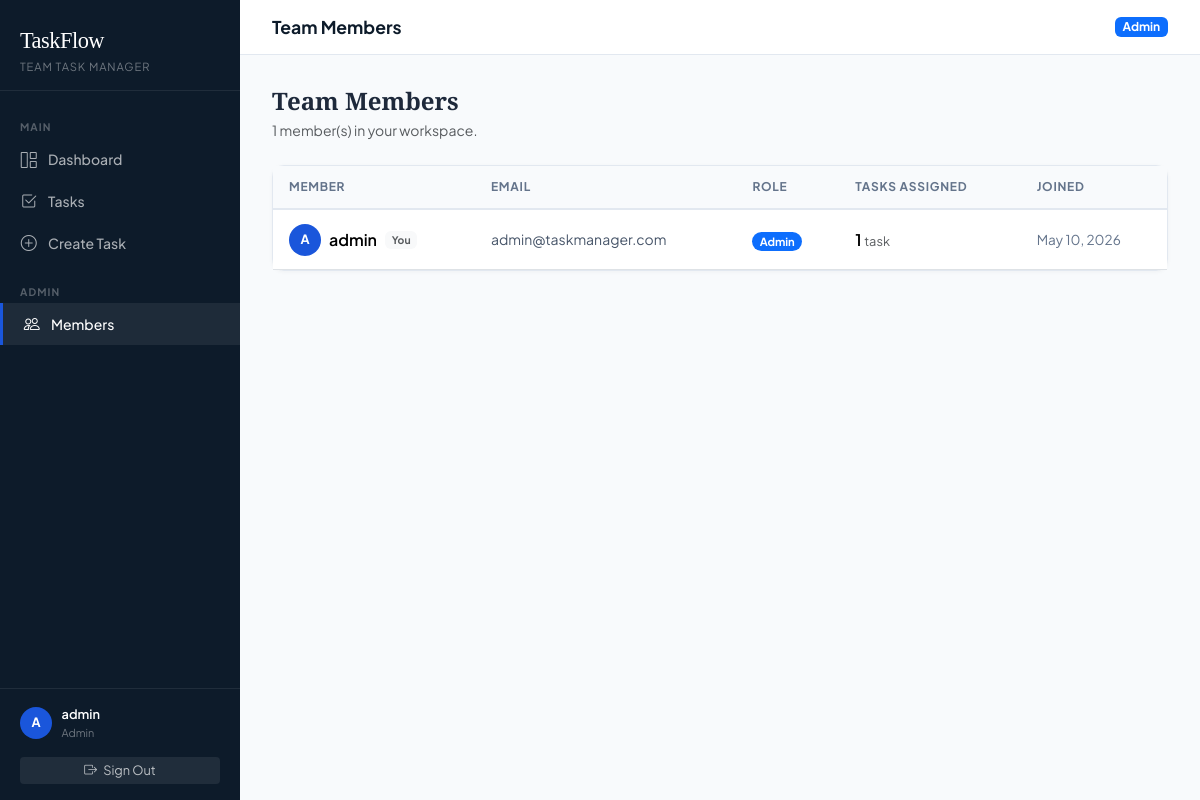
Screenshot of /members (signed in) with the database file from the repository.
### app.py (models this page shows)
class User(UserMixin, db.Model):
    id         = db.Column(db.Integer, primary_key=True)
    username   = db.Column(db.String(80),  unique=True, nullable=False)
    email      = db.Column(db.String(120), unique=True, nullable=False)
    password   = db.Column(db.String(200), nullable=False)
    role       = db.Column(db.String(20),  default='member')   # 'admin' or 'member'
    created_at = db.Column(db.DateTime,    default=datetime.utcnow)
    tasks      = db.relationship('Task', backref='assignee', lazy=True,
                                 foreign_keys='Task.assigned_to')
    @property
    def is_admin(self):
        return self.role == 'admin'

### app.py (the view)
@app.route('/members')
@login_required
def members():
    if not current_user.is_admin:
        flash('Admin access only.', 'danger')
        return redirect(url_for('dashboard'))
    all_members = User.query.order_by(User.created_at.desc()).all()
    return render_template('members.html', members=all_members)

### app.py (called while the page is built)
@login_manager.user_loader
def load_user(user_id):
    return User.query.get(int(user_id))

### templates/members.html (shortened to what this page needs)
{% extends "base.html" %}
{% block page_title %}Team Members{% endblock %}
{% block content %}
<div class="mb-4">
  <h2 class="mb-1 fw-bold" style="font-family:'Instrument Serif',serif;font-size:1.5rem">Team Members</h2>
  <p class="text-muted mb-0" style="font-size:.875rem">{{ members | length }} member(s) in your workspace.</p>
</div>
<div class="card">
  <div class="card-body p-0">
    {% if members %}
    <div class="table-responsive">
      <table class="table table-hover mb-0">
        <thead>
          <tr>
            <th>Member</th>
            <th>Email</th>
            <th>Role</th>
            <th>Tasks Assigned</th>
            <th>Joined</th>
          </tr>
        </thead>
        <tbody>
          {% for member in members %}
          <tr>
            <td>
              <div class="d-flex align-items-center gap-2">
                <div class="user-avatar">{{ member.username[0].upper() }}</div>
                <span class="fw-semibold">{{ member.username }}</span>
                {% if member.id == current_user.id %}
                <span class="badge bg-light text-muted" style="font-size:.65rem">You</span>
                {% endif %}
              </div>
            </td>
            <td style="font-size:.875rem;color:#475569">{{ member.email }}</td>
            <td>
              <span class="badge {% if member.is_admin %}bg-primary{% else %}bg-secondary{% endif %} rounded-pill"
                    style="font-size:.7rem">
                {{ member.role | capitalize }}
              </span>
            </td>
            <td>
              {% set count = member.tasks | length %}
              <span class="fw-semibold">{{ count }}</span>
              <span class="text-muted" style="font-size:.8rem">task{{ 's' if count != 1 }}</span>
            </td>
            <td style="font-size:.85rem;color:#64748b">
              {{ member.created_at.strftime('%b %d, %Y') }}
            </td>
          </tr>
          {% endfor %}
        </tbody>
      </table>
    </div>
    {% else %}
    <div class="empty-state">
      <i class="bi bi-people"></i>
      <p class="fw-semibold mb-0">No members yet</p>
    </div>
    {% endif %}
  </div>
</div>
{% endblock %}

### templates/base.html (shortened to what this page needs)
<!DOCTYPE html>
<html lang="en">
<head>
  <link href="https://cdn.jsdelivr.net/npm/bootstrap@5.3.3/dist/css/bootstrap.min.css" rel="stylesheet" />
  <link href="https://cdn.jsdelivr.net/npm/bootstrap-icons@1.11.3/font/bootstrap-icons.min.css" rel="stylesheet" />
</head>
<body>
{% if current_user.is_authenticated %}
<aside class="sidebar">
  <div class="sidebar-brand">
    <div class="brand-name">TaskFlow</div>
    <div class="brand-sub">Team Task Manager</div>
  </div>
  <nav>
    <div class="nav-section-label">Main</div>
    <a href="{{ url_for('dashboard') }}" class="nav-link {% if request.endpoint=='dashboard' %}active{% endif %}">
      <i class="bi bi-grid-1x2"></i> Dashboard
    </a>
    <a href="{{ url_for('tasks') }}" class="nav-link {% if 'task' in request.endpoint %}active{% endif %}">
      <i class="bi bi-check2-square"></i> Tasks
    </a>
    {% if current_user.is_admin %}
    <a href="{{ url_for('create_task') }}" class="nav-link {% if request.endpoint=='create_task' %}active{% endif %}">
      <i class="bi bi-plus-circle"></i> Create Task
    </a>
    <div class="nav-section-label" style="margin-top:.5rem">Admin</div>
    <a href="{{ url_for('members') }}" class="nav-link {% if request.endpoint=='members' %}active{% endif %}">
      <i class="bi bi-people"></i> Members
    </a>
    {% endif %}
  </nav>
  <div class="sidebar-footer">
    <div class="user-chip">
      <div class="user-avatar">{{ current_user.username[0].upper() }}</div>
      <div class="user-info">
        <div class="user-name">{{ current_user.username }}</div>
        <div class="user-role">{{ current_user.role | capitalize }}</div>
      </div>
    </div>
    <a href="{{ url_for('logout') }}" class="btn btn-sm w-100 mt-3"
       style="background:rgba(255,255,255,.08);color:rgba(255,255,255,.7);border:none;font-size:.8rem">
      <i class="bi bi-box-arrow-right me-1"></i> Sign Out
    </a>
  </div>
</aside>
<div class="main-content">
  <div class="topbar">
    <span class="topbar-title">{% block page_title %}Dashboard{% endblock %}</span>
    <div class="d-flex align-items-center gap-2">
      <span class="badge {% if current_user.is_admin %}bg-primary{% else %}bg-secondary{% endif %}">
        {{ current_user.role | capitalize }}
      </span>
    </div>
  </div>
  <div class="page-body">
    {% block content %}{% endblock %}
  </div>
</div>
{% endif %}
</body>
</html>

### templates/base.html (style rules this page uses)
:root { --brand-navy: #0d1b2a; --brand-blue: #1a56db; --brand-teal: #0694a2; --brand-light: #f0f4ff; --brand-border: #e2e8f0; --sidebar-w: 240px; }
* { box-sizing: border-box; }
body { font-family: 'Plus Jakarta Sans', sans-serif; background: #f8fafc; color: #1e293b; min-height: 100vh; }
.sidebar { position: fixed; top: 0; left: 0; width: var(--sidebar-w); height: 100vh; background: var(--brand-navy); display: flex; flex-direction: column; z-index: 100; overflow-y: auto; }
.sidebar-brand { padding: 1.5rem 1.25rem 1rem; border-bottom: 1px solid rgba(255,255,255,.08); }
.sidebar-brand .brand-name { font-family: 'Instrument Serif', serif; font-size: 1.4rem; color: #fff; letter-spacing: -.5px; }
.sidebar-brand .brand-sub { font-size: .7rem; color: rgba(255,255,255,.4); letter-spacing: .08em; text-transform: uppercase; }
.sidebar nav { flex: 1; padding: 1rem 0; }
.nav-section-label { font-size: .65rem; font-weight: 700; letter-spacing: .1em; text-transform: uppercase; color: rgba(255,255,255,.3); padding: .75rem 1.25rem .25rem; }
.sidebar .nav-link { display: flex; align-items: center; gap: .65rem; color: rgba(255,255,255,.65); font-size: .875rem; font-weight: 500; padding: .55rem 1.25rem; border-radius: 0; transition: color .15s, background .15s; text-decoration: none; }
.sidebar .nav-link:hover, .sidebar .nav-link.active { color: #fff; background: rgba(255,255,255,.07); }
.sidebar .nav-link.active { border-left: 3px solid var(--brand-blue); }
.sidebar .nav-link i { font-size: 1rem; width: 1.1rem; text-align: center; }
.sidebar-footer { padding: 1rem 1.25rem; border-top: 1px solid rgba(255,255,255,.08); }
.user-chip { display: flex; align-items: center; gap: .6rem; }
.user-avatar { width: 32px; height: 32px; border-radius: 50%; background: var(--brand-blue); display: flex; align-items: center; justify-content: center; font-weight: 700; font-size: .8rem; color: #fff; flex-shrink: 0; }
.user-info .user-name { font-size: .8rem; font-weight: 600; color: #fff; }
.user-info .user-role { font-size: .68rem; color: rgba(255,255,255,.4); }
.main-content { margin-left: var(--sidebar-w); min-height: 100vh; }
.topbar { background: #fff; border-bottom: 1px solid var(--brand-border); padding: .875rem 2rem; display: flex; align-items: center; justify-content: space-between; position: sticky; top: 0; z-index: 50; }
.topbar-title { font-weight: 700; font-size: 1.1rem; color: var(--brand-navy); }
.page-body { padding: 2rem; }
.card { border: 1px solid var(--brand-border); border-radius: 12px; box-shadow: 0 1px 4px rgba(0,0,0,.04); }
.table thead th { font-size: .75rem; font-weight: 700; letter-spacing: .06em; text-transform: uppercase; color: #64748b; border-bottom: 2px solid var(--brand-border); background: #f8fafc; padding: .75rem 1rem; }
.table td { padding: .85rem 1rem; vertical-align: middle; }

### rows the page displays
User: username "A", username "admin", role "Admin", shows "You", email "admin@taskmanager.com", id "1", created_at "May 10, 2026"

### other values shown
{{ members | length }} "1"
